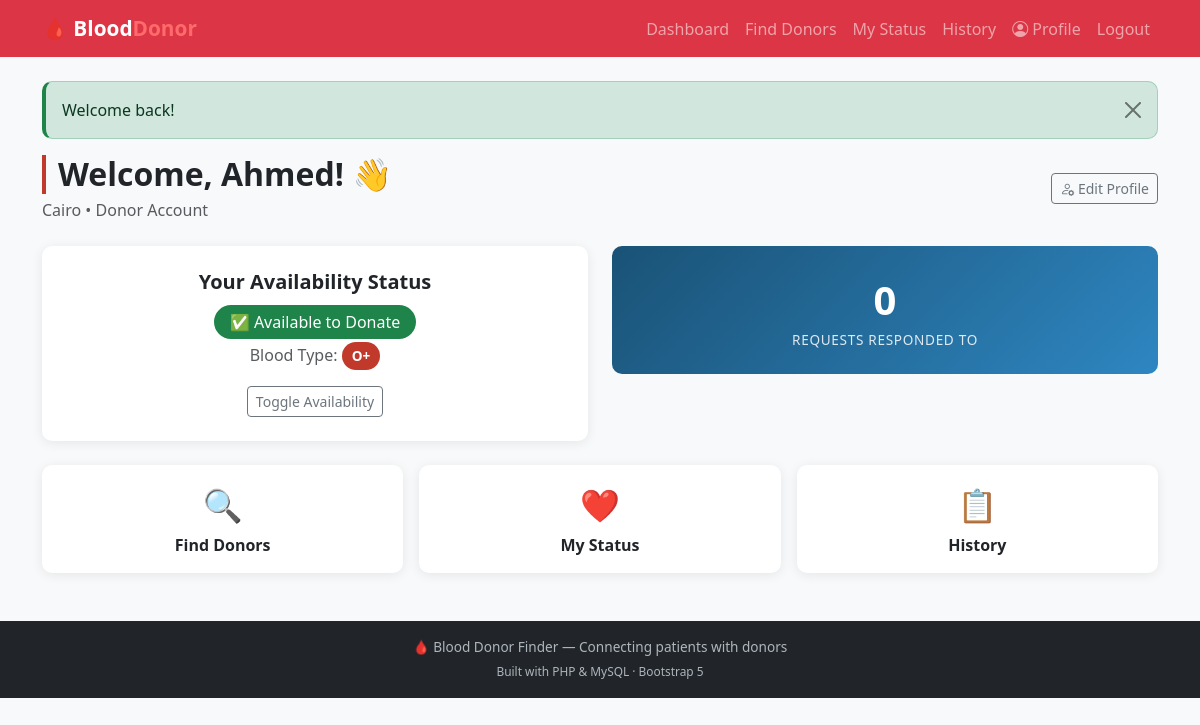
/pages/dashboard.php (signed in), run on the app's committed database.
### tables this page shows
CREATE TABLE `profiles` (
  `profile_id` int(11) NOT NULL,
  `user_id` int(11) NOT NULL,
  `first_name` varchar(100) NOT NULL,
  `last_name` varchar(100) NOT NULL,
  `phone` varchar(20) DEFAULT NULL,
  `city` varchar(100) DEFAULT NULL,
  `governorate` varchar(100) DEFAULT NULL,
  `profile_photo` varchar(255) DEFAULT 'default.jpg'
);

CREATE TABLE `donors` (
  `donor_id` int(11) NOT NULL,
  `user_id` int(11) NOT NULL,
  `blood_type` enum('A+','A-','B+','B-','AB+','AB-','O+','O-') NOT NULL,
  `is_available` tinyint(1) NOT NULL DEFAULT 1,
  `last_donation` date DEFAULT NULL,
  `latitude` decimal(10,8) DEFAULT NULL,
  `longitude` decimal(11,8) DEFAULT NULL,
  `donation_count` int(11) NOT NULL DEFAULT 0,
  `notes` text DEFAULT NULL
);

### includes/functions.php (called while the page is built, shortened)
<?php
function getUserType() { return $_SESSION['user_type'] ?? null; }
function getSuccess() { $m=$_SESSION['success']??null; unset($_SESSION['success']); return $m; }
?>

### pages/dashboard.php (the view, shortened to what this page needs)
<?php
require_once '../includes/functions.php';
$uid = getUserId();
$userType = getUserType();
$db = new Database(); $conn = $db->getConnection();
  $stmt = $conn->prepare('SELECT p.*, u.email FROM profiles p'
                       . ' JOIN users u ON u.user_id = p.user_id WHERE p.user_id = :uid');
  $stmt->execute([':uid' => $uid]);
  $profile = $stmt->fetch();
if ($userType === 'donor') {
  $donorStmt = $conn->prepare('SELECT * FROM donors WHERE user_id = :uid');
  $donorStmt->execute([':uid' => $uid]);
  $donorInfo = $donorStmt->fetch();
  $countStmt = $conn->prepare('SELECT COUNT(*) FROM request_responses WHERE donor_id = :did');
  $countStmt->execute([':did' => $donorInfo['donor_id']]);
  $responseCount = $countStmt->fetchColumn();
} elseif ($userType === 'requester') {
  $reqStmt = $conn->prepare('SELECT COUNT(*) FROM blood_requests WHERE requester_user_id = :uid');
  $reqStmt->execute([':uid' => $uid]);
  $requestCount = $reqStmt->fetchColumn();
}
?>
<?php
require_once '../includes/header.php';
require_once '../includes/navbar.php';
?>
<div class="container mt-4">
  <?php $success=getSuccess(); $error=getError(); ?>
  <?php if ($success): ?>
    <div class="alert alert-success alert-dismissible fade show">
      <button type="button" class="btn-close" data-bs-dismiss="alert"></button>
      <?= htmlspecialchars($success) ?>
    </div>
  <?php endif; ?>
  <div class="d-flex justify-content-between align-items-center mb-4">
    <div>
      <h2 class="page-title mb-1">
        Welcome, <?= htmlspecialchars($profile['first_name']) ?>! 👋
      </h2>
      <p class="text-muted mb-0">
        <?= htmlspecialchars($profile['city']) ?> &bull;
        <?= ucfirst($userType) ?> Account
      </p>
    </div>
    <a href="profile.php" class="btn btn-outline-secondary btn-sm">
      <i class="bi bi-person-gear"></i> Edit Profile</a>
  </div>
  <?php if ($userType === 'donor'): ?>
    <div class="row g-4 mb-4">
      <div class="col-md-6">
        <div class="card h-100">
          <div class="card-body text-center p-4">
            <h5 class="fw-bold mb-3">Your Availability Status</h5>
            <?php if ($donorInfo['is_available']): ?>
              <span class="availability-badge available">
                ✅ Available to Donate
              </span>
            <?php else: ?>
              <span class="availability-badge unavailable">
                ⏸ Currently Unavailable
              </span>
            <?php endif; ?>
            <p class="text-muted mt-2 mb-3">
              Blood Type:
              <span class="badge-blood"><?= $donorInfo['blood_type'] ?></span>
            </p>
            <a href="donor_status.php?toggle=1"
               class="btn btn-outline-secondary btn-sm">
              Toggle Availability</a>
          </div>
        </div>
      </div>
      <div class="col-md-6">
        <div class="stat-card stat-blue">
          <div class="stat-number"><?= $responseCount ?></div>
          <div class="stat-label">Requests Responded To</div>
        </div>
      </div>
    </div>
    <div class="row g-3">
      <div class="col-md-4">
        <a href="search.php" class="card text-decoration-none">
          <div class="card-body text-center p-3">
            <div style="font-size:2rem">🔍</div>
            <div class="fw-bold mt-1">Find Donors</div>
          </div>
        </a>
      </div>
      <div class="col-md-4">
        <a href="donor_status.php" class="card text-decoration-none">
          <div class="card-body text-center p-3">
            <div style="font-size:2rem">❤️</div>
            <div class="fw-bold mt-1">My Status</div>
          </div>
        </a>
      </div>
      <div class="col-md-4">
        <a href="history.php" class="card text-decoration-none">
          <div class="card-body text-center p-3">
            <div style="font-size:2rem">📋</div>
            <div class="fw-bold mt-1">History</div>
          </div>
        </a>
      </div>
    </div>
  <?php endif; ?>
</div>
<?php require_once '../includes/footer.php'; ?>

### assets/css/style.css (style rules this page uses)
:root { --primary: #C0392B; --primary-dark: #922B21; --primary-light: #FADBD8; --success: #1E8449; --warning: #D35400; --info: #2E86C1; --card-shadow: 0 2px 12px rgba(0,0,0,0.08); --radius: 10px; }
body { font-family: 'Segoe UI', system-ui, sans-serif; background-color: #F8F9FA; color: #212529; }
.card { border: none; border-radius: var(--radius); box-shadow: var(--card-shadow); transition: box-shadow 0.2s; }
.stat-card { text-align:center; padding:1.5rem; border-radius:var(--radius); color:white; }
.stat-card .stat-number { font-size:2.5rem; font-weight:700; }
.stat-card .stat-label { font-size:0.85rem; opacity:0.85; text-transform:uppercase; letter-spacing:0.05em; }
.stat-blue { background: linear-gradient(135deg,#1A5276,#2E86C1); }
.badge-blood { display:inline-block; padding:4px 10px; border-radius:20px; font-weight:700; font-size:0.85rem; background-color:var(--primary); color:white; }
.alert { border-radius:var(--radius); border-left:4px solid; }
.alert-success { border-left-color:var(--success); }
.page-title { font-weight:700; color:#212529; border-left:4px solid var(--primary); padding-left:12px; }
.availability-badge { font-size:1rem; padding:6px 16px; border-radius:20px; }
.available { background-color:var(--success); color:white; }

### data on the page
profiles: first_name "Ahmed", city "Cairo"
donors: blood_type "O+"

### other printed values
$success "Welcome back!"
$userType "Donor"
$responseCount "0"
